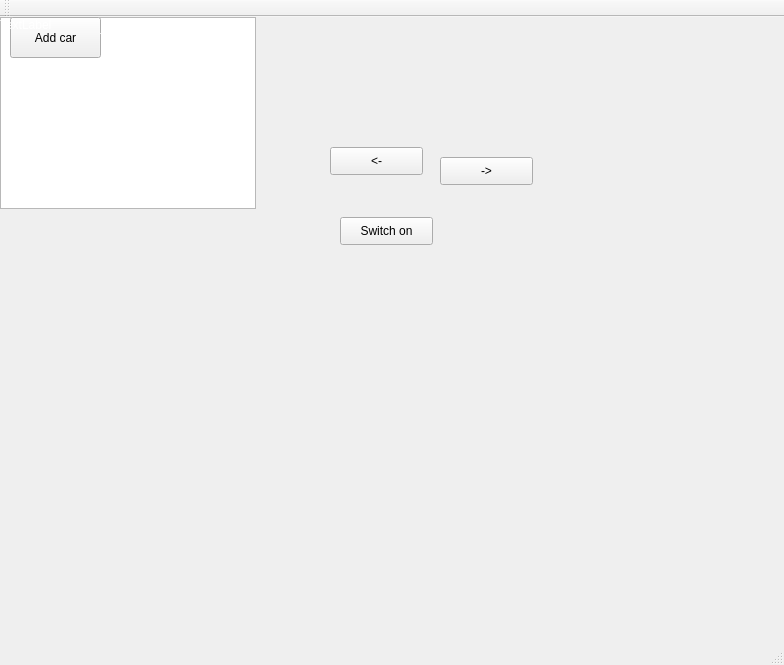
<?xml version="1.0" encoding="UTF-8"?>
<ui version="4.0">
 <class>MainWindow</class>
 <widget class="QMainWindow" name="MainWindow">
  <property name="geometry">
   <rect>
    <x>0</x>
    <y>0</y>
    <width>784</width>
    <height>665</height>
   </rect>
  </property>
  <property name="windowTitle">
   <string>MainWindow</string>
  </property>
  <widget class="QWidget" name="centralWidget">
   <widget class="QGraphicsView" name="graphicsView">
    <property name="geometry">
     <rect>
      <x>0</x>
      <y>0</y>
      <width>256</width>
      <height>192</height>
     </rect>
    </property>
   </widget>
   <widget class="QPushButton" name="pushButton">
    <property name="geometry">
     <rect>
      <x>10</x>
      <y>0</y>
      <width>91</width>
      <height>41</height>
     </rect>
    </property>
    <property name="text">
     <string>Add car</string>
    </property>
   </widget>
   <widget class="QPushButton" name="pushButton_left">
    <property name="geometry">
     <rect>
      <x>330</x>
      <y>130</y>
      <width>93</width>
      <height>28</height>
     </rect>
    </property>
    <property name="text">
     <string>&lt;-</string>
    </property>
   </widget>
   <widget class="QPushButton" name="pushButton_right">
    <property name="geometry">
     <rect>
      <x>440</x>
      <y>140</y>
      <width>93</width>
      <height>28</height>
     </rect>
    </property>
    <property name="text">
     <string>-&gt;</string>
    </property>
   </widget>
   <widget class="QLabel" name="label_2">
    <property name="geometry">
     <rect>
      <x>0</x>
      <y>0</y>
      <width>55</width>
      <height>16</height>
     </rect>
    </property>
    <property name="whatsThis">
     <string>&lt;html&gt;&lt;head/&gt;&lt;body&gt;&lt;p&gt;Номер карты&lt;/p&gt;&lt;/body&gt;&lt;/html&gt;</string>
    </property>
    <property name="styleSheet">
     <string notr="true">color: rgb(255, 255, 255);
font: 12pt &quot;Microsoft PhagsPa&quot;;</string>
    </property>
    <property name="text">
     <string>TextLabel</string>
    </property>
   </widget>
   <widget class="QLabel" name="label">
    <property name="geometry">
     <rect>
      <x>100</x>
      <y>0</y>
      <width>111</width>
      <height>41</height>
     </rect>
    </property>
    <property name="styleSheet">
     <string notr="true">font: 75 10pt &quot;MS Shell Dlg 2&quot;;
color: rgb(255, 255, 255);</string>
    </property>
    <property name="text">
     <string>TextLabel</string>
    </property>
   </widget>
   <widget class="QPushButton" name="switchbutt">
    <property name="geometry">
     <rect>
      <x>340</x>
      <y>200</y>
      <width>93</width>
      <height>28</height>
     </rect>
    </property>
    <property name="styleSheet">
     <string notr="true"/>
    </property>
    <property name="text">
     <string>Switch on</string>
    </property>
   </widget>
  </widget>
  <widget class="QMenuBar" name="menuBar">
   <property name="geometry">
    <rect>
     <x>0</x>
     <y>0</y>
     <width>784</width>
     <height>26</height>
    </rect>
   </property>
  </widget>
  <widget class="QToolBar" name="mainToolBar">
   <attribute name="toolBarArea">
    <enum>TopToolBarArea</enum>
   </attribute>
   <attribute name="toolBarBreak">
    <bool>false</bool>
   </attribute>
  </widget>
  <widget class="QStatusBar" name="statusBar"/>
 </widget>
 <layoutdefault spacing="6" margin="11"/>
 <resources/>
 <connections/>
</ui>
